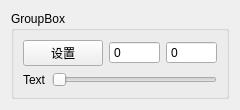
<?xml version="1.0" encoding="UTF-8"?>
<ui version="4.0">
 <class>ControlForm</class>
 <widget class="QWidget" name="ControlForm">
  <property name="geometry">
   <rect>
    <x>0</x>
    <y>0</y>
    <width>215</width>
    <height>105</height>
   </rect>
  </property>
  <property name="windowTitle">
   <string>Form</string>
  </property>
  <layout class="QVBoxLayout" name="verticalLayout_2">
   <item>
    <widget class="QGroupBox" name="groupBox_2">
     <property name="sizePolicy">
      <sizepolicy hsizetype="Expanding" vsizetype="Preferred">
       <horstretch>0</horstretch>
       <verstretch>0</verstretch>
      </sizepolicy>
     </property>
     <property name="title">
      <string>GroupBox</string>
     </property>
     <layout class="QVBoxLayout" name="verticalLayout">
      <item>
       <layout class="QHBoxLayout" name="horizontalLayout_5">
        <item>
         <widget class="QPushButton" name="pushButton_2">
          <property name="text">
           <string>设置</string>
          </property>
         </widget>
        </item>
        <item>
         <widget class="QSpinBox" name="spinBox_3">
          <property name="buttonSymbols">
           <enum>QAbstractSpinBox::NoButtons</enum>
          </property>
          <property name="maximum">
           <number>100000</number>
          </property>
         </widget>
        </item>
        <item>
         <widget class="QSpinBox" name="spinBox_4">
          <property name="wrapping">
           <bool>false</bool>
          </property>
          <property name="buttonSymbols">
           <enum>QAbstractSpinBox::NoButtons</enum>
          </property>
          <property name="maximum">
           <number>100000</number>
          </property>
         </widget>
        </item>
       </layout>
      </item>
      <item>
       <layout class="QHBoxLayout" name="horizontalLayout">
        <item>
         <widget class="QLabel" name="label_2">
          <property name="sizePolicy">
           <sizepolicy hsizetype="Fixed" vsizetype="Preferred">
            <horstretch>0</horstretch>
            <verstretch>0</verstretch>
           </sizepolicy>
          </property>
          <property name="text">
           <string>Text</string>
          </property>
         </widget>
        </item>
        <item>
         <widget class="QSlider" name="horizontalSlider_2">
          <property name="sizePolicy">
           <sizepolicy hsizetype="Minimum" vsizetype="Fixed">
            <horstretch>0</horstretch>
            <verstretch>0</verstretch>
           </sizepolicy>
          </property>
          <property name="orientation">
           <enum>Qt::Horizontal</enum>
          </property>
         </widget>
        </item>
       </layout>
      </item>
     </layout>
    </widget>
   </item>
  </layout>
 </widget>
 <resources/>
 <connections/>
</ui>
